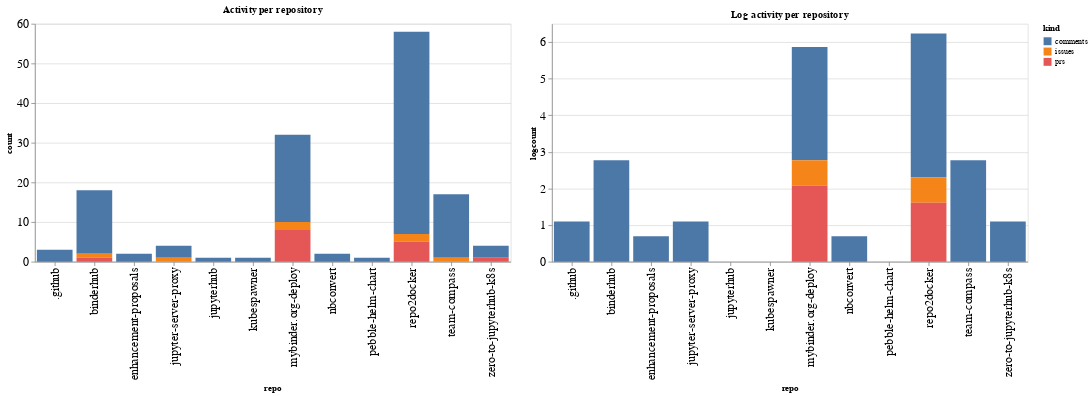

Notebook code for this chart:
### Code cell
ch1 = alt.Chart(repo_summaries, width=600, title="Activity per repository").mark_bar().encode(
    x='repo',
    y='count',
    color='kind',
    tooltip="kind"
)

ch2 = alt.Chart(repo_summaries, width=600, title="Log activity per repository").mark_bar().encode(
    x='repo',
    y='logcount',
    color='kind',
    tooltip="kind"
)

ch1 | ch2

### Figure 1 — Vega-Lite specification as saved in the notebook (floating-point values rounded to 4 significant figures)
{"config": {"axisLeft": {"labelFontSize": 15}, "axisBottom": {"labelFontSize": 15}}, "hconcat": [{"mark": "bar", "encoding": {"color": {"type": "nominal", "field": "kind"}, "tooltip": {"type": "nominal", "field": "kind"}, "x": {"type": "nominal", "field": "repo"}, "y": {"type": "quantitative", "field": "count"}}, "title": "Activity per repository", "width": 600}, {"mark": "bar", "encoding": {"color": {"type": "nominal", "field": "kind"}, "tooltip": {"type": "nominal", "field": "kind"}, "x": {"type": "nominal", "field": "repo"}, "y": {"type": "quantitative", "field": "logcount"}}, "title": "Log activity per repository", "width": 600}], "data": {"name": "data-94d591d6c1867c93c572ba2b4938c2cc"}, "$schema": "https://vega.github.io/schema/vega-lite/v4.8.1.json", "datasets": {"data-94d591d6c1867c93c572ba2b4938c2cc": [{"repo": ".github", "kind": "comments", "count": 3, "logcount": 1.099}, {"repo": "binderhub", "kind": "comments", "count": 16, "logcount": 2.773}, {"repo": "binderhub", "kind": "issues", "count": 1, "logcount": 0.0}, {"repo": "binderhub", "kind": "prs", "count": 1, "logcount": 0.0}, {"repo": "enhancement-proposals", "kind": "comments", "count": 2, "logcount": 0.6931}, {"repo": "jupyter-server-proxy", "kind": "comments", "count": 3, "logcount": 1.099}, {"repo": "jupyter-server-proxy", "kind": "issues", "count": 1, "logcount": 0.0}, {"repo": "jupyterhub", "kind": "comments", "count": 1, "logcount": 0.0}, {"repo": "kubespawner", "kind": "comments", "count": 1, "logcount": 0.0}, {"repo": "mybinder.org-deploy", "kind": "comments", "count": 22, "logcount": 3.091}, {"repo": "mybinder.org-deploy", "kind": "issues", "count": 2, "logcount": 0.6931}, {"repo": "mybinder.org-deploy", "kind": "prs", "count": 8, "logcount": 2.079}, {"repo": "nbconvert", "kind": "comments", "count": 2, "logcount": 0.6931}, {"repo": "pebble-helm-chart", "kind": "comments", "count": 1, "logcount": 0.0}, {"repo": "repo2docker", "kind": "comments", "count": 51, "logcount": 3.932}, {"repo": "repo2docker", "kind": "issues", "count": 2, "logcount": 0.6931}, {"repo": "repo2docker", "kind": "prs", "count": 5, "logcount": 1.609}, {"repo": "team-compass", "kind": "comments", "count": 16, "logcount": 2.773}, {"repo": "team-compass", "kind": "issues", "count": 1, "logcount": 0.0}, {"repo": "zero-to-jupyterhub-k8s", "kind": "comments", "count": 3, "logcount": 1.099}, {"repo": "zero-to-jupyterhub-k8s", "kind": "prs", "count": 1, "logcount": 0.0}]}}
